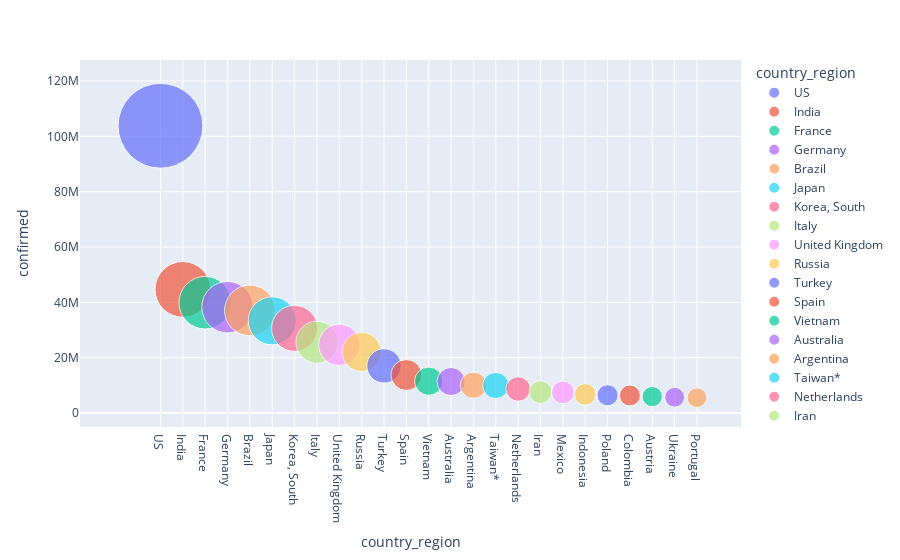

The notebook cell saved with this chart:
### Code cell
fig.show() ##menampilkan scatter plot yang telah di sort

### Figure 1 — Plotly figure (JSON) as saved in the notebook; plotly's stock layout.template omitted (floating-point values rounded to 4 significant figures)
{"data": [{"hovertemplate": "<b>%{hovertext}</b><br><br>country_region=%{x}<br>confirmed=%{marker.size}<extra></extra>", "hovertext": ["US"], "legendgroup": "US", "marker": {"color": "#636efa", "size": [103804263], "sizemode": "area", "sizeref": 28830.0, "symbol": "circle"}, "mode": "markers", "name": "US", "orientation": "v", "showlegend": true, "type": "scatter", "x": ["US"], "xaxis": "x", "y": [103804263], "yaxis": "y"}, {"hovertemplate": "<b>%{hovertext}</b><br><br>country_region=%{x}<br>confirmed=%{marker.size}<extra></extra>", "hovertext": ["India"], "legendgroup": "India", "marker": {"color": "#EF553B", "size": [44690738], "sizemode": "area", "sizeref": 28830.0, "symbol": "circle"}, "mode": "markers", "name": "India", "orientation": "v", "showlegend": true, "type": "scatter", "x": ["India"], "xaxis": "x", "y": [44690738], "yaxis": "y"}, {"hovertemplate": "<b>%{hovertext}</b><br><br>country_region=%{x}<br>confirmed=%{marker.size}<extra></extra>", "hovertext": ["France"], "legendgroup": "France", "marker": {"color": "#00cc96", "size": [39866718], "sizemode": "area", "sizeref": 28830.0, "symbol": "circle"}, "mode": "markers", "name": "France", "orientation": "v", "showlegend": true, "type": "scatter", "x": ["France"], "xaxis": "x", "y": [39866718], "yaxis": "y"}, {"hovertemplate": "<b>%{hovertext}</b><br><br>country_region=%{x}<br>confirmed=%{marker.size}<extra></extra>", "hovertext": ["Germany"], "legendgroup": "Germany", "marker": {"color": "#ab63fa", "size": [38249060], "sizemode": "area", "sizeref": 28830.0, "symbol": "circle"}, "mode": "markers", "name": "Germany", "orientation": "v", "showlegend": true, "type": "scatter", "x": ["Germany"], "xaxis": "x", "y": [38249060], "yaxis": "y"}, {"hovertemplate": "<b>%{hovertext}</b><br><br>country_region=%{x}<br>confirmed=%{marker.size}<extra></extra>", "hovertext": ["Brazil"], "legendgroup": "Brazil", "marker": {"color": "#FFA15A", "size": [37085675], "sizemode": "area", "sizeref": 28830.0, "symbol": "circle"}, "mode": "markers", "name": "Brazil", "orientation": "v", "showlegend": true, "type": "scatter", "x": ["Brazil"], "xaxis": "x", "y": [37085675], "yaxis": "y"}, {"hovertemplate": "<b>%{hovertext}</b><br><br>country_region=%{x}<br>confirmed=%{marker.size}<extra></extra>", "hovertext": ["Japan"], "legendgroup": "Japan", "marker": {"color": "#19d3f3", "size": [33329551], "sizemode": "area", "sizeref": 28830.0, "symbol": "circle"}, "mode": "markers", "name": "Japan", "orientation": "v", "showlegend": true, "type": "scatter", "x": ["Japan"], "xaxis": "x", "y": [33329551], "yaxis": "y"}, {"hovertemplate": "<b>%{hovertext}</b><br><br>country_region=%{x}<br>confirmed=%{marker.size}<extra></extra>", "hovertext": ["Korea, South"], "legendgroup": "Korea, South", "marker": {"color": "#FF6692", "size": [30615522], "sizemode": "area", "sizeref": 28830.0, "symbol": "circle"}, "mode": "markers", "name": "Korea, South", "orientation": "v", "showlegend": true, "type": "scatter", "x": ["Korea, South"], "xaxis": "x", "y": [30615522], "yaxis": "y"}, {"hovertemplate": "<b>%{hovertext}</b><br><br>country_region=%{x}<br>confirmed=%{marker.size}<extra></extra>", "hovertext": ["Italy"], "legendgroup": "Italy", "marker": {"color": "#B6E880", "size": [25603510], "sizemode": "area", "sizeref": 28830.0, "symbol": "circle"}, "mode": "markers", "name": "Italy", "orientation": "v", "showlegend": true, "type": "scatter", "x": ["Italy"], "xaxis": "x", "y": [25603510], "yaxis": "y"}, {"hovertemplate": "<b>%{hovertext}</b><br><br>country_region=%{x}<br>confirmed=%{marker.size}<extra></extra>", "hovertext": ["United Kingdom"], "legendgroup": "United Kingdom", "marker": {"color": "#FF97FF", "size": [24658705], "sizemode": "area", "sizeref": 28830.0, "symbol": "circle"}, "mode": "markers", "name": "United Kingdom", "orientation": "v", "showlegend": true, "type": "scatter", "x": ["United Kingdom"], "xaxis": "x", "y": [24658705], "yaxis": "y"}, {"hovertemplate": "<b>%{hovertext}</b><br><br>country_region=%{x}<br>confirmed=%{marker.size}<extra></extra>", "hovertext": ["Russia"], "legendgroup": "Russia", "marker": {"color": "#FECB52", "size": [22086064], "sizemode": "area", "sizeref": 28830.0, "symbol": "circle"}, "mode": "markers", "name": "Russia", "orientation": "v", "showlegend": true, "type": "scatter", "x": ["Russia"], "xaxis": "x", "y": [22086064], "yaxis": "y"}, {"hovertemplate": "<b>%{hovertext}</b><br><br>country_region=%{x}<br>confirmed=%{marker.size}<extra></extra>", "hovertext": ["Turkey"], "legendgroup": "Turkey", "marker": {"color": "#636efa", "size": [17042722], "sizemode": "area", "sizeref": 28830.0, "symbol": "circle"}, "mode": "markers", "name": "Turkey", "orientation": "v", "showlegend": true, "type": "scatter", "x": ["Turkey"], "xaxis": "x", "y": [17042722], "yaxis": "y"}, {"hovertemplate": "<b>%{hovertext}</b><br><br>country_region=%{x}<br>confirmed=%{marker.size}<extra></extra>", "hovertext": ["Spain"], "legendgroup": "Spain", "marker": {"color": "#EF553B", "size": [13770429], "sizemode": "area", "sizeref": 28830.0, "symbol": "circle"}, "mode": "markers", "name": "Spain", "orientation": "v", "showlegend": true, "type": "scatter", "x": ["Spain"], "xaxis": "x", "y": [13770429], "yaxis": "y"}, {"hovertemplate": "<b>%{hovertext}</b><br><br>country_region=%{x}<br>confirmed=%{marker.size}<extra></extra>", "hovertext": ["Vietnam"], "legendgroup": "Vietnam", "marker": {"color": "#00cc96", "size": [11526994], "sizemode": "area", "sizeref": 28830.0, "symbol": "circle"}, "mode": "markers", "name": "Vietnam", "orientation": "v", "showlegend": true, "type": "scatter", "x": ["Vietnam"], "xaxis": "x", "y": [11526994], "yaxis": "y"}, {"hovertemplate": "<b>%{hovertext}</b><br><br>country_region=%{x}<br>confirmed=%{marker.size}<extra></extra>", "hovertext": ["Australia"], "legendgroup": "Australia", "marker": {"color": "#ab63fa", "size": [11401996], "sizemode": "area", "sizeref": 28830.0, "symbol": "circle"}, "mode": "markers", "name": "Australia", "orientation": "v", "showlegend": true, "type": "scatter", "x": ["Australia"], "xaxis": "x", "y": [11401996], "yaxis": "y"}, {"hovertemplate": "<b>%{hovertext}</b><br><br>country_region=%{x}<br>confirmed=%{marker.size}<extra></extra>", "hovertext": ["Argentina"], "legendgroup": "Argentina", "marker": {"color": "#FFA15A", "size": [10044957], "sizemode": "area", "sizeref": 28830.0, "symbol": "circle"}, "mode": "markers", "name": "Argentina", "orientation": "v", "showlegend": true, "type": "scatter", "x": ["Argentina"], "xaxis": "x", "y": [10044957], "yaxis": "y"}, {"hovertemplate": "<b>%{hovertext}</b><br><br>country_region=%{x}<br>confirmed=%{marker.size}<extra></extra>", "hovertext": ["Taiwan*"], "legendgroup": "Taiwan*", "marker": {"color": "#19d3f3", "size": [9970937], "sizemode": "area", "sizeref": 28830.0, "symbol": "circle"}, "mode": "markers", "name": "Taiwan*", "orientation": "v", "showlegend": true, "type": "scatter", "x": ["Taiwan*"], "xaxis": "x", "y": [9970937], "yaxis": "y"}, {"hovertemplate": "<b>%{hovertext}</b><br><br>country_region=%{x}<br>confirmed=%{marker.size}<extra></extra>", "hovertext": ["Netherlands"], "legendgroup": "Netherlands", "marker": {"color": "#FF6692", "size": [8712835], "sizemode": "area", "sizeref": 28830.0, "symbol": "circle"}, "mode": "markers", "name": "Netherlands", "orientation": "v", "showlegend": true, "type": "scatter", "x": ["Netherlands"], "xaxis": "x", "y": [8712835], "yaxis": "y"}, {"hovertemplate": "<b>%{hovertext}</b><br><br>country_region=%{x}<br>confirmed=%{marker.size}<extra></extra>", "hovertext": ["Iran"], "legendgroup": "Iran", "marker": {"color": "#B6E880", "size": [7572311], "sizemode": "area", "sizeref": 28830.0, "symbol": "circle"}, "mode": "markers", "name": "Iran", "orientation": "v", "showlegend": true, "type": "scatter", "x": ["Iran"], "xaxis": "x", "y": [7572311], "yaxis": "y"}, {"hovertemplate": "<b>%{hovertext}</b><br><br>country_region=%{x}<br>confirmed=%{marker.size}<extra></extra>", "hovertext": ["Mexico"], "legendgroup": "Mexico", "marker": {"color": "#FF97FF", "size": [7483444], "sizemode": "area", "sizeref": 28830.0, "symbol": "circle"}, "mode": "markers", "name": "Mexico", "orientation": "v", "showlegend": true, "type": "scatter", "x": ["Mexico"], "xaxis": "x", "y": [7483444], "yaxis": "y"}, {"hovertemplate": "<b>%{hovertext}</b><br><br>country_region=%{x}<br>confirmed=%{marker.size}<extra></extra>", "hovertext": ["Indonesia"], "legendgroup": "Indonesia", "marker": {"color": "#FECB52", "size": [6738225], "sizemode": "area", "sizeref": 28830.0, "symbol": "circle"}, "mode": "markers", "name": "Indonesia", "orientation": "v", "showlegend": true, "type": "scatter", "x": ["Indonesia"], "xaxis": "x", "y": [6738225], "yaxis": "y"}, {"hovertemplate": "<b>%{hovertext}</b><br><br>country_region=%{x}<br>confirmed=%{marker.size}<extra></extra>", "hovertext": ["Poland"], "legendgroup": "Poland", "marker": {"color": "#636efa", "size": [6448577], "sizemode": "area", "sizeref": 28830.0, "symbol": "circle"}, "mode": "markers", "name": "Poland", "orientation": "v", "showlegend": true, "type": "scatter", "x": ["Poland"], "xaxis": "x", "y": [6448577], "yaxis": "y"}, {"hovertemplate": "<b>%{hovertext}</b><br><br>country_region=%{x}<br>confirmed=%{marker.size}<extra></extra>", "hovertext": ["Colombia"], "legendgroup": "Colombia", "marker": {"color": "#EF553B", "size": [6359093], "sizemode": "area", "sizeref": 28830.0, "symbol": "circle"}, "mode": "markers", "name": "Colombia", "orientation": "v", "showlegend": true, "type": "scatter", "x": ["Colombia"], "xaxis": "x", "y": [6359093], "yaxis": "y"}, {"hovertemplate": "<b>%{hovertext}</b><br><br>country_region=%{x}<br>confirmed=%{marker.size}<extra></extra>", "hovertext": ["Austria"], "legendgroup": "Austria", "marker": {"color": "#00cc96", "size": [5961143], "sizemode": "area", "sizeref": 28830.0, "symbol": "circle"}, "mode": "markers", "name": "Austria", "orientation": "v", "showlegend": true, "type": "scatter", "x": ["Austria"], "xaxis": "x", "y": [5961143], "yaxis": "y"}, {"hovertemplate": "<b>%{hovertext}</b><br><br>country_region=%{x}<br>confirmed=%{marker.size}<extra></extra>", "hovertext": ["Ukraine"], "legendgroup": "Ukraine", "marker": {"color": "#ab63fa", "size": [5712034], "sizemode": "area", "sizeref": 28830.0, "symbol": "circle"}, "mode": "markers", "name": "Ukraine", "orientation": "v", "showlegend": true, "type": "scatter", "x": ["Ukraine"], "xaxis": "x", "y": [5712034], "yaxis": "y"}, {"hovertemplate": "<b>%{hovertext}</b><br><br>country_region=%{x}<br>confirmed=%{marker.size}<extra></extra>", "hovertext": ["Portugal"], "legendgroup": "Portugal", "marker": {"color": "#FFA15A", "size": [5570473], "sizemode": "area", "sizeref": 28830.0, "symbol": "circle"}, "mode": "markers", "name": "Portugal", "orientation": "v", "showlegend": true, "type": "scatter", "x": ["Portugal"], "xaxis": "x", "y": [5570473], "yaxis": "y"}], "layout": {"legend": {"itemsizing": "constant", "title": {"text": "country_region"}, "tracegroupgap": 0}, "margin": {"t": 60}, "xaxis": {"anchor": "y", "categoryarray": ["US", "India", "France", "Germany", "Brazil", "Japan", "Korea, South", "Italy", "United Kingdom", "Russia", "Turkey", "Spain", "Vietnam", "Australia", "Argentina", "Taiwan*", "Netherlands", "Iran", "Mexico", "Indonesia", "Poland", "Colombia", "Austria", "Ukraine", "Portugal"], "categoryorder": "array", "domain": [0, 1], "title": {"text": "country_region"}}, "yaxis": {"anchor": "x", "domain": [0, 1], "title": {"text": "confirmed"}}}}
